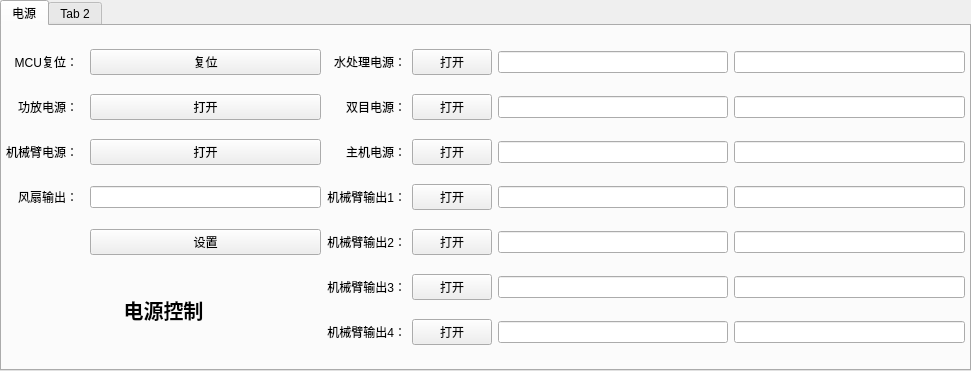
<?xml version="1.0" encoding="UTF-8"?>
<ui version="4.0">
 <class>JNDIConnectorWidget</class>
 <widget class="qMRMLWidget" name="JNDIConnectorWidget">
  <property name="geometry">
   <rect>
    <x>0</x>
    <y>0</y>
    <width>971</width>
    <height>371</height>
   </rect>
  </property>
  <property name="styleSheet">
   <string notr="true"/>
  </property>
  <layout class="QGridLayout" name="gridLayout_2">
   <property name="leftMargin">
    <number>0</number>
   </property>
   <property name="topMargin">
    <number>0</number>
   </property>
   <property name="rightMargin">
    <number>0</number>
   </property>
   <property name="bottomMargin">
    <number>0</number>
   </property>
   <item row="0" column="0">
    <widget class="QWidget" name="widget" native="true">
     <property name="styleSheet">
      <string notr="true"/>
     </property>
     <layout class="QVBoxLayout" name="verticalLayout_2" stretch="0">
      <property name="spacing">
       <number>4</number>
      </property>
      <property name="leftMargin">
       <number>0</number>
      </property>
      <property name="topMargin">
       <number>0</number>
      </property>
      <property name="rightMargin">
       <number>0</number>
      </property>
      <property name="bottomMargin">
       <number>0</number>
      </property>
      <item>
       <widget class="QTabWidget" name="tabWidget">
        <widget class="QWidget" name="tab_7">
         <attribute name="title">
          <string>电源</string>
         </attribute>
         <layout class="QVBoxLayout" name="verticalLayout_3" stretch="0,0">
          <property name="leftMargin">
           <number>4</number>
          </property>
          <property name="topMargin">
           <number>4</number>
          </property>
          <property name="rightMargin">
           <number>4</number>
          </property>
          <property name="bottomMargin">
           <number>4</number>
          </property>
          <item>
           <widget class="QWidget" name="unit_container" native="true"/>
          </item>
          <item>
           <widget class="QWidget" name="widget_2" native="true">
            <layout class="QVBoxLayout" name="verticalLayout" stretch="1">
             <property name="spacing">
              <number>12</number>
             </property>
             <property name="leftMargin">
              <number>0</number>
             </property>
             <property name="topMargin">
              <number>0</number>
             </property>
             <property name="rightMargin">
              <number>0</number>
             </property>
             <property name="bottomMargin">
              <number>0</number>
             </property>
             <item>
              <widget class="QWidget" name="widget_4" native="true">
               <layout class="QGridLayout" name="gridLayout" rowstretch="0,0,0,0,0,0,0,0,0,0" columnstretch="0,0,0,0,0,0,0">
                <property name="leftMargin">
                 <number>0</number>
                </property>
                <property name="topMargin">
                 <number>0</number>
                </property>
                <property name="rightMargin">
                 <number>0</number>
                </property>
                <property name="bottomMargin">
                 <number>0</number>
                </property>
                <item row="3" column="3">
                 <widget class="QLabel" name="label_6">
                  <property name="font">
                   <font>
                    <pointsize>9</pointsize>
                   </font>
                  </property>
                  <property name="text">
                   <string>水处理电源：</string>
                  </property>
                  <property name="alignment">
                   <set>Qt::AlignRight|Qt::AlignTrailing|Qt::AlignVCenter</set>
                  </property>
                 </widget>
                </item>
                <item row="6" column="3">
                 <widget class="QLabel" name="label_10">
                  <property name="font">
                   <font>
                    <pointsize>9</pointsize>
                   </font>
                  </property>
                  <property name="text">
                   <string>机械臂输出1：</string>
                  </property>
                  <property name="alignment">
                   <set>Qt::AlignRight|Qt::AlignTrailing|Qt::AlignVCenter</set>
                  </property>
                 </widget>
                </item>
                <item row="7" column="5">
                 <widget class="QLineEdit" name="lineEdit_8">
                  <property name="font">
                   <font>
                    <pointsize>9</pointsize>
                   </font>
                  </property>
                  <property name="readOnly">
                   <bool>true</bool>
                  </property>
                 </widget>
                </item>
                <item row="3" column="6">
                 <widget class="QLineEdit" name="lineEdit_11">
                  <property name="font">
                   <font>
                    <pointsize>9</pointsize>
                   </font>
                  </property>
                  <property name="readOnly">
                   <bool>true</bool>
                  </property>
                 </widget>
                </item>
                <item row="3" column="2">
                 <widget class="QPushButton" name="btn_mcu">
                  <property name="font">
                   <font>
                    <pointsize>9</pointsize>
                   </font>
                  </property>
                  <property name="text">
                   <string>复位</string>
                  </property>
                  <property name="checkable">
                   <bool>false</bool>
                  </property>
                 </widget>
                </item>
                <item row="7" column="6">
                 <widget class="QLineEdit" name="lineEdit_5">
                  <property name="font">
                   <font>
                    <pointsize>9</pointsize>
                   </font>
                  </property>
                  <property name="readOnly">
                   <bool>true</bool>
                  </property>
                 </widget>
                </item>
                <item row="9" column="5">
                 <widget class="QLineEdit" name="lineEdit_13">
                  <property name="font">
                   <font>
                    <pointsize>9</pointsize>
                   </font>
                  </property>
                 </widget>
                </item>
                <item row="4" column="2">
                 <widget class="QPushButton" name="btn_pa_power">
                  <property name="font">
                   <font>
                    <pointsize>9</pointsize>
                   </font>
                  </property>
                  <property name="text">
                   <string>打开</string>
                  </property>
                  <property name="checkable">
                   <bool>false</bool>
                  </property>
                 </widget>
                </item>
                <item row="7" column="2">
                 <widget class="QPushButton" name="btn_setting_fan">
                  <property name="font">
                   <font>
                    <pointsize>9</pointsize>
                   </font>
                  </property>
                  <property name="text">
                   <string>设置</string>
                  </property>
                  <property name="checkable">
                   <bool>false</bool>
                  </property>
                 </widget>
                </item>
                <item row="4" column="5">
                 <widget class="QLineEdit" name="lineEdit_7">
                  <property name="font">
                   <font>
                    <pointsize>9</pointsize>
                   </font>
                  </property>
                  <property name="readOnly">
                   <bool>true</bool>
                  </property>
                 </widget>
                </item>
                <item row="5" column="4">
                 <widget class="QPushButton" name="btn_pc_power">
                  <property name="font">
                   <font>
                    <pointsize>9</pointsize>
                   </font>
                  </property>
                  <property name="text">
                   <string>打开</string>
                  </property>
                 </widget>
                </item>
                <item row="5" column="3">
                 <widget class="QLabel" name="label_5">
                  <property name="font">
                   <font>
                    <pointsize>9</pointsize>
                   </font>
                  </property>
                  <property name="text">
                   <string>主机电源：</string>
                  </property>
                  <property name="alignment">
                   <set>Qt::AlignRight|Qt::AlignTrailing|Qt::AlignVCenter</set>
                  </property>
                 </widget>
                </item>
                <item row="9" column="6">
                 <widget class="QLineEdit" name="lineEdit_15">
                  <property name="font">
                   <font>
                    <pointsize>9</pointsize>
                   </font>
                  </property>
                 </widget>
                </item>
                <item row="4" column="3">
                 <widget class="QLabel" name="label_7">
                  <property name="font">
                   <font>
                    <pointsize>9</pointsize>
                   </font>
                  </property>
                  <property name="text">
                   <string>双目电源：</string>
                  </property>
                  <property name="alignment">
                   <set>Qt::AlignRight|Qt::AlignTrailing|Qt::AlignVCenter</set>
                  </property>
                 </widget>
                </item>
                <item row="5" column="0">
                 <widget class="QLabel" name="label_2">
                  <property name="font">
                   <font>
                    <pointsize>9</pointsize>
                   </font>
                  </property>
                  <property name="text">
                   <string>机械臂电源：</string>
                  </property>
                  <property name="alignment">
                   <set>Qt::AlignRight|Qt::AlignTrailing|Qt::AlignVCenter</set>
                  </property>
                 </widget>
                </item>
                <item row="6" column="2">
                 <widget class="QLineEdit" name="le_fan">
                  <property name="font">
                   <font>
                    <pointsize>9</pointsize>
                   </font>
                  </property>
                 </widget>
                </item>
                <item row="3" column="0">
                 <widget class="QLabel" name="label_9">
                  <property name="font">
                   <font>
                    <pointsize>9</pointsize>
                   </font>
                  </property>
                  <property name="text">
                   <string>MCU复位：</string>
                  </property>
                  <property name="alignment">
                   <set>Qt::AlignRight|Qt::AlignTrailing|Qt::AlignVCenter</set>
                  </property>
                 </widget>
                </item>
                <item row="3" column="4">
                 <widget class="QPushButton" name="btn_water_power">
                  <property name="font">
                   <font>
                    <pointsize>9</pointsize>
                   </font>
                  </property>
                  <property name="text">
                   <string>打开</string>
                  </property>
                 </widget>
                </item>
                <item row="8" column="6">
                 <widget class="QLineEdit" name="lineEdit_14">
                  <property name="font">
                   <font>
                    <pointsize>9</pointsize>
                   </font>
                  </property>
                 </widget>
                </item>
                <item row="6" column="6">
                 <widget class="QLineEdit" name="lineEdit_4">
                  <property name="font">
                   <font>
                    <pointsize>9</pointsize>
                   </font>
                  </property>
                  <property name="readOnly">
                   <bool>true</bool>
                  </property>
                 </widget>
                </item>
                <item row="5" column="2">
                 <widget class="QPushButton" name="btn_robot_power">
                  <property name="font">
                   <font>
                    <pointsize>9</pointsize>
                   </font>
                  </property>
                  <property name="text">
                   <string>打开</string>
                  </property>
                 </widget>
                </item>
                <item row="4" column="6">
                 <widget class="QLineEdit" name="lineEdit_10">
                  <property name="font">
                   <font>
                    <pointsize>9</pointsize>
                   </font>
                  </property>
                  <property name="readOnly">
                   <bool>true</bool>
                  </property>
                 </widget>
                </item>
                <item row="4" column="0">
                 <widget class="QLabel" name="lb_start">
                  <property name="font">
                   <font>
                    <pointsize>9</pointsize>
                   </font>
                  </property>
                  <property name="text">
                   <string>功放电源：</string>
                  </property>
                  <property name="alignment">
                   <set>Qt::AlignRight|Qt::AlignTrailing|Qt::AlignVCenter</set>
                  </property>
                 </widget>
                </item>
                <item row="3" column="5">
                 <widget class="QLineEdit" name="lineEdit_2">
                  <property name="font">
                   <font>
                    <pointsize>9</pointsize>
                   </font>
                  </property>
                  <property name="readOnly">
                   <bool>true</bool>
                  </property>
                 </widget>
                </item>
                <item row="8" column="5">
                 <widget class="QLineEdit" name="lineEdit_12">
                  <property name="font">
                   <font>
                    <pointsize>9</pointsize>
                   </font>
                  </property>
                 </widget>
                </item>
                <item row="5" column="6">
                 <widget class="QLineEdit" name="lineEdit_3">
                  <property name="font">
                   <font>
                    <pointsize>9</pointsize>
                   </font>
                  </property>
                  <property name="readOnly">
                   <bool>true</bool>
                  </property>
                 </widget>
                </item>
                <item row="6" column="5">
                 <widget class="QLineEdit" name="lineEdit_9">
                  <property name="font">
                   <font>
                    <pointsize>9</pointsize>
                   </font>
                  </property>
                  <property name="readOnly">
                   <bool>true</bool>
                  </property>
                 </widget>
                </item>
                <item row="4" column="4">
                 <widget class="QPushButton" name="btn_ndi_power">
                  <property name="font">
                   <font>
                    <pointsize>9</pointsize>
                   </font>
                  </property>
                  <property name="text">
                   <string>打开</string>
                  </property>
                 </widget>
                </item>
                <item row="8" column="0" rowspan="2" colspan="3">
                 <widget class="QLabel" name="label_4">
                  <property name="font">
                   <font>
                    <pointsize>15</pointsize>
                    <bold>true</bold>
                   </font>
                  </property>
                  <property name="text">
                   <string>电源控制</string>
                  </property>
                  <property name="alignment">
                   <set>Qt::AlignCenter</set>
                  </property>
                 </widget>
                </item>
                <item row="5" column="5">
                 <widget class="QLineEdit" name="lineEdit_6">
                  <property name="font">
                   <font>
                    <pointsize>9</pointsize>
                   </font>
                  </property>
                  <property name="readOnly">
                   <bool>true</bool>
                  </property>
                 </widget>
                </item>
                <item row="6" column="0">
                 <widget class="QLabel" name="label">
                  <property name="font">
                   <font>
                    <pointsize>9</pointsize>
                   </font>
                  </property>
                  <property name="text">
                   <string>风扇输出：</string>
                  </property>
                  <property name="alignment">
                   <set>Qt::AlignRight|Qt::AlignTrailing|Qt::AlignVCenter</set>
                  </property>
                 </widget>
                </item>
                <item row="6" column="4">
                 <widget class="QPushButton" name="btn_robot_control_1">
                  <property name="font">
                   <font>
                    <pointsize>9</pointsize>
                   </font>
                  </property>
                  <property name="text">
                   <string>打开</string>
                  </property>
                 </widget>
                </item>
                <item row="7" column="4">
                 <widget class="QPushButton" name="btn_robot_control_2">
                  <property name="font">
                   <font>
                    <pointsize>9</pointsize>
                   </font>
                  </property>
                  <property name="text">
                   <string>打开</string>
                  </property>
                 </widget>
                </item>
                <item row="8" column="4">
                 <widget class="QPushButton" name="btn_robot_control_3">
                  <property name="font">
                   <font>
                    <pointsize>9</pointsize>
                   </font>
                  </property>
                  <property name="text">
                   <string>打开</string>
                  </property>
                 </widget>
                </item>
                <item row="9" column="4">
                 <widget class="QPushButton" name="btn_robot_control_4">
                  <property name="font">
                   <font>
                    <pointsize>9</pointsize>
                   </font>
                  </property>
                  <property name="text">
                   <string>打开</string>
                  </property>
                 </widget>
                </item>
                <item row="7" column="3">
                 <widget class="QLabel" name="label_11">
                  <property name="font">
                   <font>
                    <pointsize>9</pointsize>
                   </font>
                  </property>
                  <property name="text">
                   <string>机械臂输出2：</string>
                  </property>
                  <property name="alignment">
                   <set>Qt::AlignRight|Qt::AlignTrailing|Qt::AlignVCenter</set>
                  </property>
                 </widget>
                </item>
                <item row="8" column="3">
                 <widget class="QLabel" name="label_12">
                  <property name="font">
                   <font>
                    <pointsize>9</pointsize>
                   </font>
                  </property>
                  <property name="text">
                   <string>机械臂输出3：</string>
                  </property>
                  <property name="alignment">
                   <set>Qt::AlignRight|Qt::AlignTrailing|Qt::AlignVCenter</set>
                  </property>
                 </widget>
                </item>
                <item row="9" column="3">
                 <widget class="QLabel" name="label_13">
                  <property name="font">
                   <font>
                    <pointsize>9</pointsize>
                   </font>
                  </property>
                  <property name="text">
                   <string>机械臂输出4：</string>
                  </property>
                  <property name="alignment">
                   <set>Qt::AlignRight|Qt::AlignTrailing|Qt::AlignVCenter</set>
                  </property>
                 </widget>
                </item>
               </layout>
              </widget>
             </item>
            </layout>
           </widget>
          </item>
         </layout>
        </widget>
        <widget class="QWidget" name="tab_8">
         <attribute name="title">
          <string>Tab 2</string>
         </attribute>
        </widget>
       </widget>
      </item>
     </layout>
    </widget>
   </item>
  </layout>
 </widget>
 <customwidgets>
  <customwidget>
   <class>qMRMLWidget</class>
   <extends>QWidget</extends>
   <header>qMRMLWidget.h</header>
   <container>1</container>
  </customwidget>
 </customwidgets>
 <resources/>
 <connections/>
</ui>
